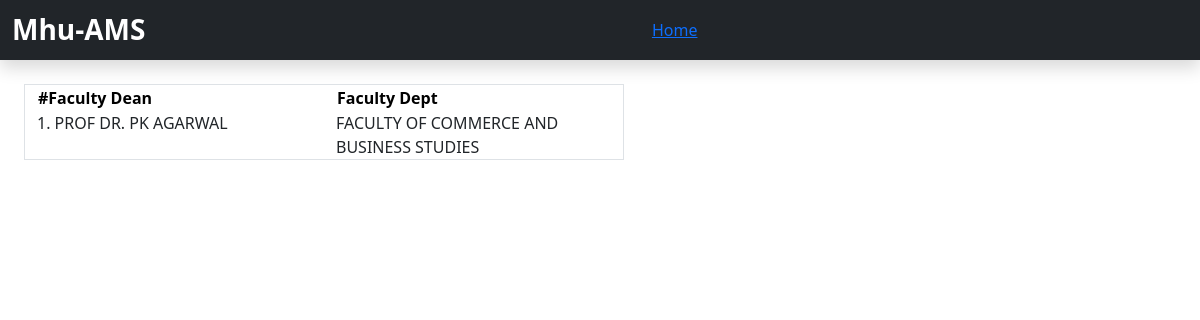
The app's page /admin/All_Dean_Details.php, older data.
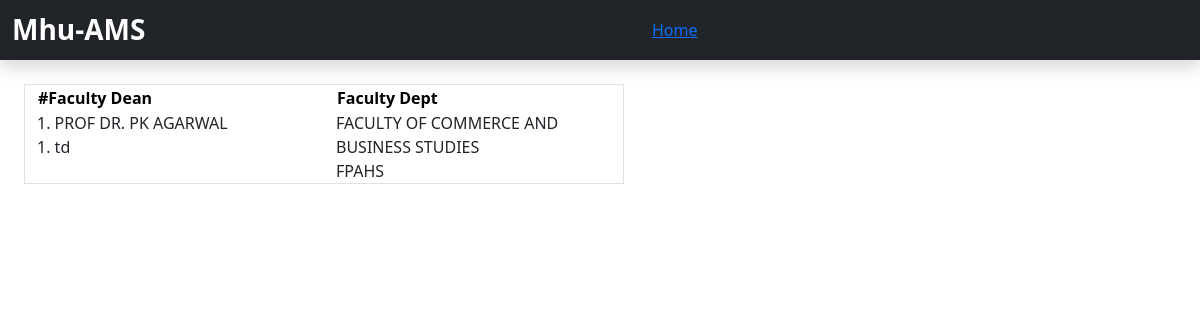
The same page, newer data.
### tables this page shows
CREATE TABLE `deans` (
  `id` int(11) NOT NULL,
  `Dean_name` varchar(222) NOT NULL,
  `faculty_name` varchar(222) NOT NULL,
  `number` int(11) NOT NULL
);

### admin/All_Dean_Details.php (the view, shortened to what this page needs)
<?php
include "../db_connect.php";
?>
<!doctype html>
<html lang="en" data-bs-theme="light">
<head>
    <link href="https://cdn.jsdelivr.net/npm/bootstrap@5.3.8/dist/css/bootstrap.min.css" rel="stylesheet"
 />
</head>
<body>
    <header>
        <nav class="navbar navbar-dark bg-dark shadow">
            <div class="container-fluid">
                <span class="navbar-brand mb-0 h1 fs-3 fw-bold">Mhu-AMS</span>
                <a href="index.php" class="--bs-body-bg">Home</a>
            </div>
        </nav>
    </header>
    <div class="row border m-4 w-50">
        <div class="col"> <?php
        $query = "SELECT dean_name FROM `deans`";
        $result = mysqli_query($conn, $query);
        $index=1;
        echo "<table class='table-primary'><tr><th>#Faculty Dean</th></tr></table>";
        while ($row = mysqli_fetch_assoc($result)) {
            $val = $row['dean_name'];
            echo " $index. $val  </br>";
        }
        ?></div>
        <div class="col">
            <?php
            $query = "SELECT faculty_name FROM `deans`";
            $result = mysqli_query($conn, $query);
            echo "<table class='table-primary'><tr><th>Faculty Dept</th></tr></table>";
            while ($row = mysqli_fetch_assoc($result)) {
                $val = $row['faculty_name'];
                echo "$val  </br>";
            }
            ?>
        </div>
    </div>
</body>
</html>

Row changes from the older to the newer data that the page shows:
added deans: Dean_name "td", faculty_name "FPAHS"
